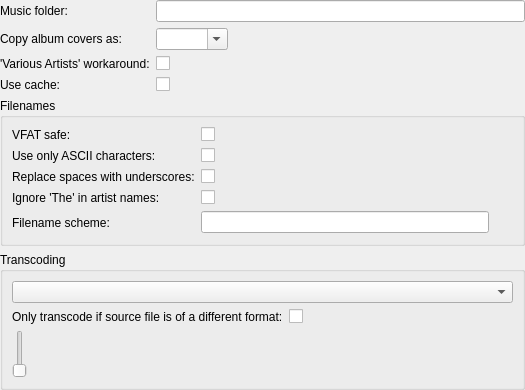
<?xml version="1.0" encoding="UTF-8"?>
<ui version="4.0">
 <class>DevicePropertiesDialog</class>
 <widget class="QWidget" name="DevicePropertiesDialog">
  <property name="geometry">
   <rect>
    <x>0</x>
    <y>0</y>
    <width>524</width>
    <height>390</height>
   </rect>
  </property>
  <property name="windowTitle">
   <string>Form</string>
  </property>
  <layout class="QVBoxLayout" name="verticalLayout">
   <property name="margin">
    <number>0</number>
   </property>
   <item>
    <layout class="QFormLayout" name="formLayout">
     <property name="fieldGrowthPolicy">
      <enum>QFormLayout::ExpandingFieldsGrow</enum>
     </property>
     <item row="0" column="0">
      <widget class="QLabel" name="musicFolderLabel">
       <property name="text">
        <string>Music folder:</string>
       </property>
       <property name="buddy">
        <cstring>musicFolder</cstring>
       </property>
      </widget>
     </item>
     <item row="0" column="1">
      <widget class="DirRequester" name="musicFolder"/>
     </item>
     <item row="1" column="0">
      <widget class="QLabel" name="albumCoversLabel">
       <property name="text">
        <string>Copy album covers as:</string>
       </property>
       <property name="buddy">
        <cstring>albumCovers</cstring>
       </property>
      </widget>
     </item>
     <item row="1" column="1">
      <widget class="QComboBox" name="albumCovers">
       <property name="editable">
        <bool>true</bool>
       </property>
      </widget>
     </item>
     <item row="2" column="0">
      <widget class="QLabel" name="fixVariousArtistsLabel">
       <property name="text">
        <string>'Various Artists' workaround:</string>
       </property>
       <property name="buddy">
        <cstring>fixVariousArtists</cstring>
       </property>
      </widget>
     </item>
     <item row="2" column="1">
      <widget class="QCheckBox" name="fixVariousArtists"/>
     </item>
     <item row="3" column="0">
      <widget class="QLabel" name="useCacheLabel">
       <property name="text">
        <string>Use cache:</string>
       </property>
       <property name="buddy">
        <cstring>useCache</cstring>
       </property>
      </widget>
     </item>
     <item row="3" column="1">
      <widget class="QCheckBox" name="useCache"/>
     </item>
    </layout>
   </item>
   <item>
    <widget class="QGroupBox" name="groupBox">
     <property name="title">
      <string>Filenames</string>
     </property>
     <layout class="QFormLayout" name="formLayout_2">
      <property name="fieldGrowthPolicy">
       <enum>QFormLayout::ExpandingFieldsGrow</enum>
      </property>
      <item row="1" column="0">
       <widget class="QLabel" name="label_3">
        <property name="text">
         <string>Use only ASCII characters:</string>
        </property>
        <property name="buddy">
         <cstring>asciiOnly</cstring>
        </property>
       </widget>
      </item>
      <item row="1" column="1">
       <widget class="QCheckBox" name="asciiOnly">
        <property name="text">
         <string/>
        </property>
       </widget>
      </item>
      <item row="2" column="0">
       <widget class="QLabel" name="label_4">
        <property name="text">
         <string>Replace spaces with underscores:</string>
        </property>
        <property name="buddy">
         <cstring>replaceSpaces</cstring>
        </property>
       </widget>
      </item>
      <item row="2" column="1">
       <widget class="QCheckBox" name="replaceSpaces">
        <property name="text">
         <string/>
        </property>
       </widget>
      </item>
      <item row="3" column="0">
       <widget class="QLabel" name="label_5">
        <property name="text">
         <string>Ignore 'The' in artist names:</string>
        </property>
        <property name="buddy">
         <cstring>ignoreThe</cstring>
        </property>
       </widget>
      </item>
      <item row="3" column="1">
       <widget class="QCheckBox" name="ignoreThe">
        <property name="text">
         <string/>
        </property>
       </widget>
      </item>
      <item row="4" column="0">
       <widget class="QLabel" name="label_6">
        <property name="text">
         <string>Filename scheme:</string>
        </property>
        <property name="buddy">
         <cstring>filenameScheme</cstring>
        </property>
       </widget>
      </item>
      <item row="4" column="1">
       <layout class="QHBoxLayout" name="horizontalLayout">
        <property name="spacing">
         <number>0</number>
        </property>
        <item>
         <widget class="LineEdit" name="filenameScheme">
          <property name="minimumSize">
           <size>
            <width>288</width>
            <height>0</height>
           </size>
          </property>
         </widget>
        </item>
        <item>
         <widget class="QToolButton" name="configFilename">
          <property name="autoRaise">
           <bool>true</bool>
          </property>
         </widget>
        </item>
       </layout>
      </item>
      <item row="0" column="1">
       <widget class="QCheckBox" name="vfatSafe">
        <property name="text">
         <string/>
        </property>
       </widget>
      </item>
      <item row="0" column="0">
       <widget class="QLabel" name="label_2">
        <property name="text">
         <string>VFAT safe:</string>
        </property>
        <property name="buddy">
         <cstring>vfatSafe</cstring>
        </property>
       </widget>
      </item>
     </layout>
    </widget>
   </item>
   <item>
    <widget class="QGroupBox" name="transcoderFrame">
     <property name="title">
      <string>Transcoding</string>
     </property>
     <layout class="QVBoxLayout" name="verticalLayout_2">
      <item>
       <widget class="QComboBox" name="transcoderName"/>
      </item>
      <item>
       <layout class="QFormLayout" name="formLayout_3">
        <item row="0" column="0">
         <widget class="QLabel" name="transcoderWhenDifferentLabel">
          <property name="text">
           <string>Only transcode if source file is of a different format:</string>
          </property>
          <property name="buddy">
           <cstring>transcoderWhenDifferent</cstring>
          </property>
         </widget>
        </item>
        <item row="0" column="1">
         <widget class="QCheckBox" name="transcoderWhenDifferent"/>
        </item>
       </layout>
      </item>
      <item>
       <widget class="ValueSlider" name="transcoderValue"/>
      </item>
     </layout>
    </widget>
   </item>
   <item>
    <spacer name="verticalSpacer">
     <property name="orientation">
      <enum>Qt::Vertical</enum>
     </property>
     <property name="sizeHint" stdset="0">
      <size>
       <width>20</width>
       <height>0</height>
      </size>
     </property>
    </spacer>
   </item>
  </layout>
 </widget>
 <customwidgets>
  <customwidget>
   <class>LineEdit</class>
   <extends>QLineEdit</extends>
   <header>lineedit.h</header>
  </customwidget>
  <customwidget>
   <class>DirRequester</class>
   <extends>QLineEdit</extends>
   <header>dirrequester.h</header>
   <container>1</container>
  </customwidget>
  <customwidget>
   <class>ValueSlider</class>
   <extends>QSlider</extends>
   <header>valueslider.h</header>
  </customwidget>
 </customwidgets>
 <tabstops>
  <tabstop>musicFolder</tabstop>
  <tabstop>albumCovers</tabstop>
  <tabstop>fixVariousArtists</tabstop>
  <tabstop>useCache</tabstop>
  <tabstop>vfatSafe</tabstop>
  <tabstop>asciiOnly</tabstop>
  <tabstop>replaceSpaces</tabstop>
  <tabstop>ignoreThe</tabstop>
  <tabstop>filenameScheme</tabstop>
  <tabstop>configFilename</tabstop>
  <tabstop>transcoderName</tabstop>
  <tabstop>transcoderWhenDifferent</tabstop>
  <tabstop>transcoderValue</tabstop>
 </tabstops>
 <resources/>
 <connections/>
</ui>
